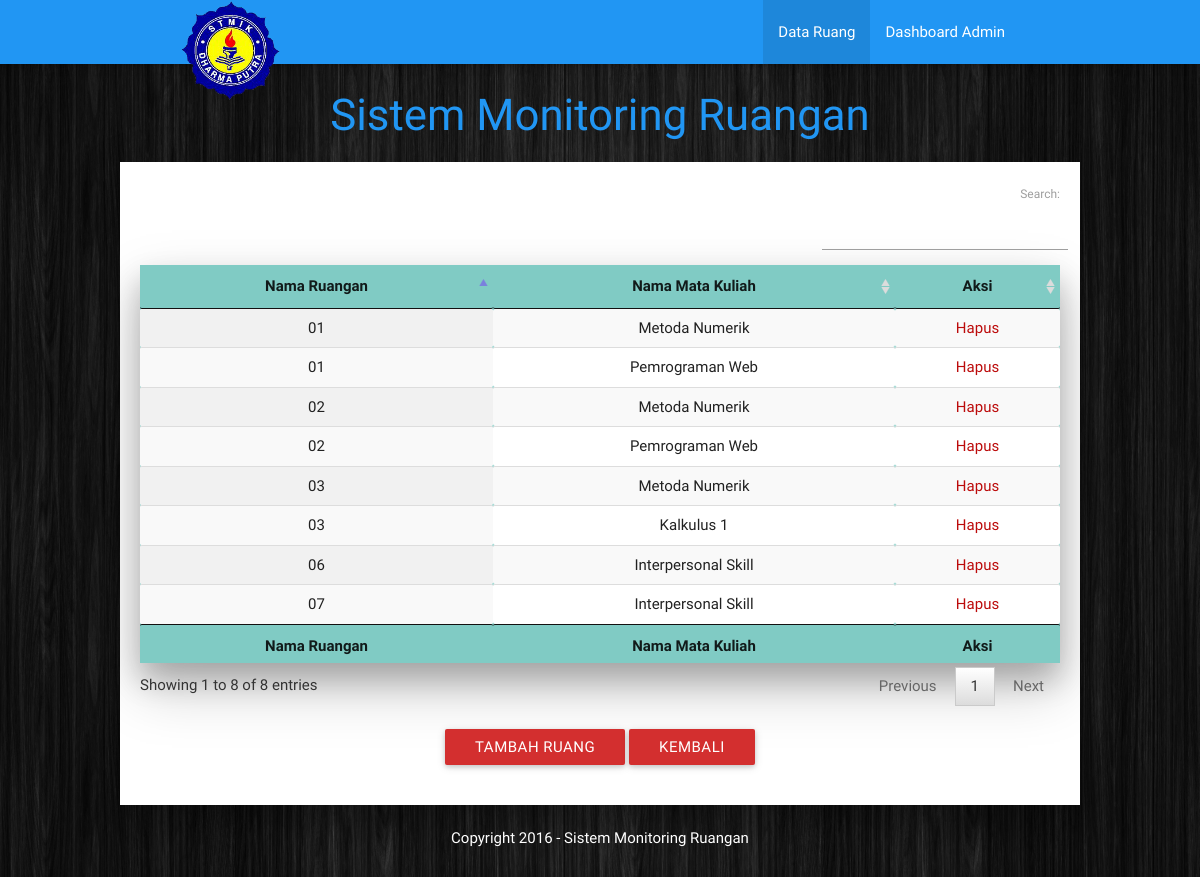
/ruang.php (signed in), run on the app's committed database.
### tables this page shows
CREATE TABLE `detil_ruang` (
  `ruang` varchar(2) NOT NULL DEFAULT '',
  `id_matkul` int(10) NOT NULL DEFAULT '0',
  PRIMARY KEY (`ruang`,`id_matkul`)
);

CREATE TABLE `matkul` (
  `id_matkul` int(10) NOT NULL AUTO_INCREMENT,
  `nm_matkul` varchar(50) NOT NULL,
  PRIMARY KEY (`id_matkul`)
);

### ruang.php (the view, shortened to what this page needs)
<!DOCTYPE html>
<head>
<link rel="stylesheet" href="css/style.css" type="text/css" />
<link rel="stylesheet" href="datatables/jquery.dataTables.min.css" type="text/css" />
<link rel="stylesheet" href="materialize/css/materialize.min.css" type="text/css" />
<link href="materialicon/icon.css" rel="stylesheet">
</head>
<body>
	<div class="navbar-fixed">
			<nav class="blue">
					<div class="nav-wrapper container">
							<a href="http://www.dharmaputra.ac.id/" class="brand-logo" target="_blank"><img src="images/stmikdharmaputra.png" alt="logo stmik" title="stmik dharma putra" width="100px" height="100px"/></a>
									<ul class="right hide-on-med-and-down">
											<li class="active"><a href="ruang.php">Data Ruang</a></li>
											<li><a href="dashboard.php">Dashboard Admin</a></li>
									</ul>
						</div>
			 </nav>
		</div>
			 <div style="margin:auto; padding:5px 0 5px; text-align:center">
				 <h3>Sistem Monitoring Ruangan</h3>
			 </div>
<div style="margin:auto">
	<div class="content z-depth-4">
	<table  class="highlight responsive-table bordered z-depth-4 display" id="ruang">
		<thead>
			<tr>
				<th>Nama Ruangan</th>
				<th>Nama Mata Kuliah</th>
        <th>Aksi</th>
			</tr>
		</thead>
		<tfoot>
			<tr>
				<th>Nama Ruangan</th>
				<th>Nama Mata Kuliah</th>
        <th>Aksi</th>
			</tr>
		</tfoot>
		<tbody>
			<?php
			$query = mysql_query("SELECT detil_ruang.ruang, matkul.nm_matkul, detil_ruang.id_matkul FROM detil_ruang, matkul WHERE detil_ruang.id_matkul=matkul.id_matkul");
			while ($data = mysql_fetch_array($query)) {
			?>
			<tr>
				<td><?php echo $data['ruang'];?></td>
				<td><?php echo $data['nm_matkul']; ?></td>
        <td><a href="ruangdelete.php?ruang=<?php echo $data['ruang'];?>&id_matkul=<?php echo $data['id_matkul'];?>" class="delete" onclick="javascript: return confirm('Anda yakin hapus ?')">Hapus</a></td>
			</tr>
			<?php $i++; } ?>
		</tbody>
	</table>
<br>
<div class="row center">
						<button class="btn waves-effect red darken-2" type="button" Value="Tambah Ruang" Onclick="window.location.href='ruangtambah.php'">Tambah Ruang</button>
						<button class="btn waves-effect red darken-2" type="button" Value="Kembali" Onclick="window.location.href='dashboard.php'">Kembali</button>
</div>
	</div>
</div><br>
	<div class="row center" style="color:#26a69a">
<span style="color:#ffffff">Copyright 2016 - Sistem Monitoring Ruangan</span>
    </div>
<div style="padding-bottom:50px;"></div>
</body>
</html>

### css/style.css (style rules this page uses)
body { margin:0 auto 0; background: #dfdfdf url(../images/background.jpg) no-repeat center center fixed; -webkit-background-size: cover; -moz-background-size: cover; -o-background-size: cover; background-size: cover; }
h3 { color: #2196f3; }
a.delete { color:#BC0B0B; text-decoration:none; }
.content { margin:auto; padding:20px; width:80%; background-color: #ffffff; }
table { background-color: #80cbc4; }
.right { float: right; }

### ruang.php (style rules this page uses)
th,td { text-align:center; }

### data on the page
detil_ruang: ruang "01", id_matkul.nm_matkul "Metoda Numerik"
detil_ruang: ruang "01", id_matkul.nm_matkul "Pemrograman Web"
detil_ruang: ruang "02", id_matkul.nm_matkul "Metoda Numerik"
detil_ruang: ruang "02", id_matkul.nm_matkul "Pemrograman Web"
detil_ruang: ruang "03", id_matkul.nm_matkul "Metoda Numerik"
detil_ruang: ruang "03", id_matkul.nm_matkul "Kalkulus 1"
detil_ruang: ruang "06", id_matkul.nm_matkul "Interpersonal Skill"
detil_ruang: ruang "07", id_matkul.nm_matkul "Interpersonal Skill"
